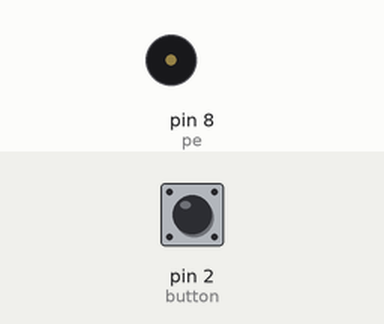
This sketch was run on a simulated Arduino Uno, built with avr-gcc and run on an emulated ATmega328P. On the bench: buzzer (waves = sounding). The inputs (shaded band) are chosen by the test bench; at power-on: pin 2 (button) LOW.

Above: at 1.2 s.
1.3 s: pin 2 (button) pulled HIGH for 0.15 s
At 2.1 s:
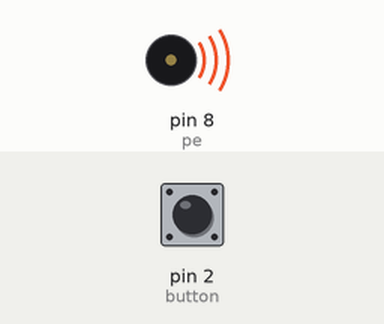
3.8 s: pin 2 (button) pulled HIGH for 3.2 s
At 8.6 s:
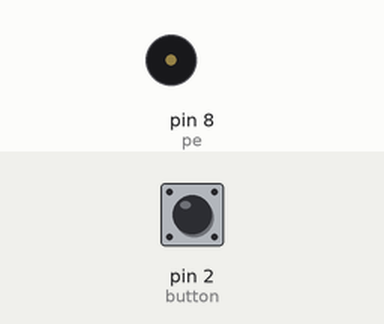
Timing chart, 0 to 10.1 s (numbered marks = the images above; inputs shaded):
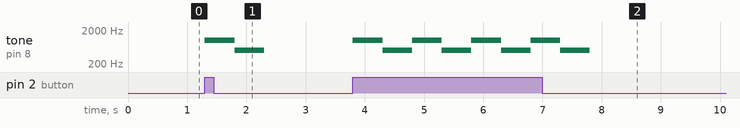

Measured:
- after the input at 1.3 s, tone on pin 8 (pe): silent → 1000 Hz at once, → 500 Hz 0.50 s later, → silent 0.50 s later
- after the input at 3.8 s, tone on pin 8 (pe): silent → 1000 Hz at once, then repeats every 1.0 s: 500 Hz 0.50 s, 1000 Hz 0.50 s, until it stays silent from 7.8 s

The sketch:

_6._piezo_sound.ino
```cpp
int button = 2;
int pe = 8;


void setup() //процедура setup
{
  pinMode(button, INPUT);
  pinMode(pe, OUTPUT);
}

void loop() //процедура loop
{

  int val = digitalRead(button);

  while (val == HIGH)
  {
    tone (pe, 1000);
    delay(500);
    tone (pe, 500);
    delay(500);
    val = digitalRead(button);
  }

  noTone (pe);
}
```
